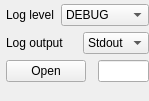
          <widget class="QWidget" name="page_6">
           <property name="geometry">
            <rect>
             <x>0</x>
             <y>0</y>
             <width>149</width>
             <height>101</height>
            </rect>
           </property>
           <attribute name="label">
            <string>Logging</string>
           </attribute>
           <attribute name="toolTip">
            <string>Logging options of the UI</string>
           </attribute>
           <layout class="QGridLayout" name="gridLayout_21">
            <property name="leftMargin">
             <number>6</number>
            </property>
            <property name="topMargin">
             <number>4</number>
            </property>
            <property name="rightMargin">
             <number>0</number>
            </property>
            <property name="bottomMargin">
             <number>0</number>
            </property>
            <item row="0" column="1" colspan="3">
             <layout class="QHBoxLayout" name="horizontalLayout_13">
              <item>
               <widget class="QLabel" name="label_36">
                <property name="sizePolicy">
                 <sizepolicy hsizetype="Preferred" vsizetype="Maximum">
                  <horstretch>0</horstretch>
                  <verstretch>0</verstretch>
                 </sizepolicy>
                </property>
                <property name="text">
                 <string>Log level</string>
                </property>
               </widget>
              </item>
              <item>
               <widget class="QComboBox" name="comboServerLogLevel">
                <property name="sizePolicy">
                 <sizepolicy hsizetype="Maximum" vsizetype="Maximum">
                  <horstretch>0</horstretch>
                  <verstretch>0</verstretch>
                 </sizepolicy>
                </property>
                <item>
                 <property name="text">
                  <string>DEBUG</string>
                 </property>
                </item>
                <item>
                 <property name="text">
                  <string>INFO</string>
                 </property>
                </item>
                <item>
                 <property name="text">
                  <string>WARNING</string>
                 </property>
                </item>
                <item>
                 <property name="text">
                  <string>ERROR</string>
                 </property>
                </item>
               </widget>
              </item>
             </layout>
            </item>
            <item row="3" column="1">
             <widget class="QPushButton" name="cmdServerLogFile">
              <property name="text">
               <string>Open</string>
              </property>
              <property name="icon">
               <iconset theme="QIcon::ThemeIcon::EditFind"/>
              </property>
              <property name="flat">
               <bool>false</bool>
              </property>
             </widget>
            </item>
            <item row="1" column="1" colspan="3">
             <layout class="QHBoxLayout" name="horizontalLayout_14">
              <item>
               <widget class="QLabel" name="label_37">
                <property name="sizePolicy">
                 <sizepolicy hsizetype="Preferred" vsizetype="Maximum">
                  <horstretch>0</horstretch>
                  <verstretch>0</verstretch>
                 </sizepolicy>
                </property>
                <property name="text">
                 <string>Log output</string>
                </property>
               </widget>
              </item>
              <item>
               <widget class="QComboBox" name="comboServerLogOutput">
                <property name="sizePolicy">
                 <sizepolicy hsizetype="Maximum" vsizetype="Fixed">
                  <horstretch>0</horstretch>
                  <verstretch>0</verstretch>
                 </sizepolicy>
                </property>
                <item>
                 <property name="text">
                  <string>Stdout</string>
                 </property>
                </item>
                <item>
                 <property name="text">
                  <string>File</string>
                 </property>
                </item>
               </widget>
              </item>
             </layout>
            </item>
            <item row="3" column="3">
             <widget class="QLineEdit" name="lineServerLogFile"/>
            </item>
            <item row="4" column="3">
             <spacer name="verticalSpacer_5">
              <property name="orientation">
               <enum>Qt::Vertical</enum>
              </property>
              <property name="sizeHint" stdset="0">
               <size>
                <width>20</width>
                <height>40</height>
               </size>
              </property>
             </spacer>
            </item>
           </layout>
          </widget>
